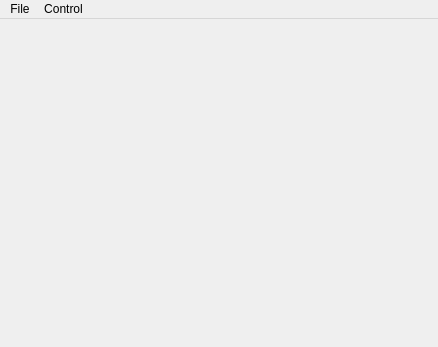
<?xml version="1.0" encoding="UTF-8"?>
<ui version="4.0">
 <class>FFmpegTestWindow</class>
 <widget class="QMainWindow" name="FFmpegTestWindow">
  <property name="geometry">
   <rect>
    <x>0</x>
    <y>0</y>
    <width>438</width>
    <height>347</height>
   </rect>
  </property>
  <property name="windowTitle">
   <string>FFmpegTest</string>
  </property>
  <widget class="QWidget" name="centralWidget">
   <layout class="QVBoxLayout" name="verticalLayout_2">
    <item>
     <layout class="QVBoxLayout" name="verticalLayout"/>
    </item>
   </layout>
  </widget>
  <widget class="QMenuBar" name="menuBar">
   <property name="geometry">
    <rect>
     <x>0</x>
     <y>0</y>
     <width>438</width>
     <height>22</height>
    </rect>
   </property>
   <widget class="QMenu" name="menuFile">
    <property name="title">
     <string>File</string>
    </property>
    <addaction name="actionOpen"/>
   </widget>
   <widget class="QMenu" name="menuControl">
    <property name="title">
     <string>Control</string>
    </property>
    <addaction name="actionPlay_pause"/>
    <addaction name="actionNext_frame"/>
    <addaction name="actionPrevious_frame"/>
   </widget>
   <addaction name="menuFile"/>
   <addaction name="menuControl"/>
  </widget>
  <action name="actionOpen">
   <property name="text">
    <string>Open...</string>
   </property>
   <property name="shortcut">
    <string>Ctrl+O</string>
   </property>
  </action>
  <action name="actionPlay_pause">
   <property name="text">
    <string>Play/pause</string>
   </property>
   <property name="shortcut">
    <string>Up</string>
   </property>
  </action>
  <action name="actionNext_frame">
   <property name="text">
    <string>Next frame</string>
   </property>
   <property name="shortcut">
    <string>Right</string>
   </property>
  </action>
  <action name="actionPrevious_frame">
   <property name="text">
    <string>Previous frame</string>
   </property>
   <property name="shortcut">
    <string>Left</string>
   </property>
  </action>
 </widget>
 <layoutdefault spacing="6" margin="11"/>
 <resources/>
 <connections/>
</ui>
